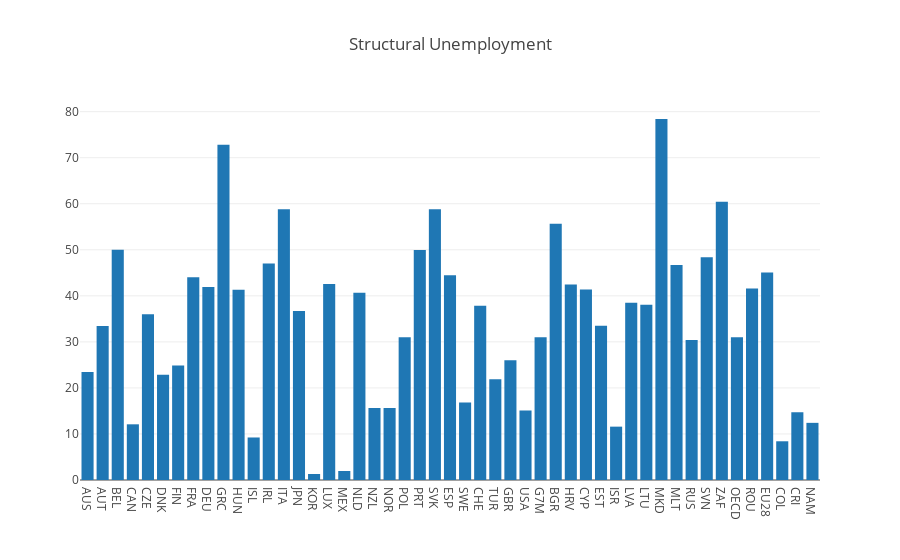

Here is the notebook cell this chart was saved with:
### Code cell
#create bar graph for structurally unemployed

x4 = LT_Unemployment['LOCATION'] 
y4 = LT_Unemployment['Value']

data  = go.Data([
            go.Bar(
              x = x4,
              y = y4,
              
        )])
layout = go.Layout(
        title = "Structural Unemployment"
)
fig  = go.Figure(data=data, layout=layout)
py.iplot(fig)

### Figure 1 — Plotly figure (JSON) as saved in the notebook; plotly's stock layout.template omitted (floating-point values rounded to 4 significant figures)
{"data": [{"type": "bar", "uid": "8c481962-95b4-11e8-9526-c4b301ae761e", "x": ["AUS", "AUT", "BEL", "CAN", "CZE", "DNK", "FIN", "FRA", "DEU", "GRC", "HUN", "ISL", "IRL", "ITA", "JPN", "KOR", "LUX", "MEX", "NLD", "NZL", "NOR", "POL", "PRT", "SVK", "ESP", "SWE", "CHE", "TUR", "GBR", "USA", "G7M", "BGR", "HRV", "CYP", "EST", "ISR", "LVA", "LTU", "MKD", "MLT", "RUS", "SVN", "ZAF", "OECD", "ROU", "EU28", "COL", "CRI", "NAM"], "y": [23.46, 33.43, 50.01, 12.1, 35.98, 22.87, 24.86, 44.03, 41.91, 72.83, 41.32, 9.235, 47.05, 58.79, 36.72, 1.309, 42.58, 1.956, 40.68, 15.64, 15.63, 31.03, 49.95, 58.8, 44.48, 16.82, 37.87, 21.87, 26.02, 15.11, 31.03, 55.66, 42.46, 41.37, 33.48, 11.59, 38.48, 38.06, 78.4, 46.72, 30.43, 48.36, 60.44, 30.98, 41.61, 45.07, 8.41, 14.71, 12.41]}], "layout": {"title": "Structural Unemployment"}}
